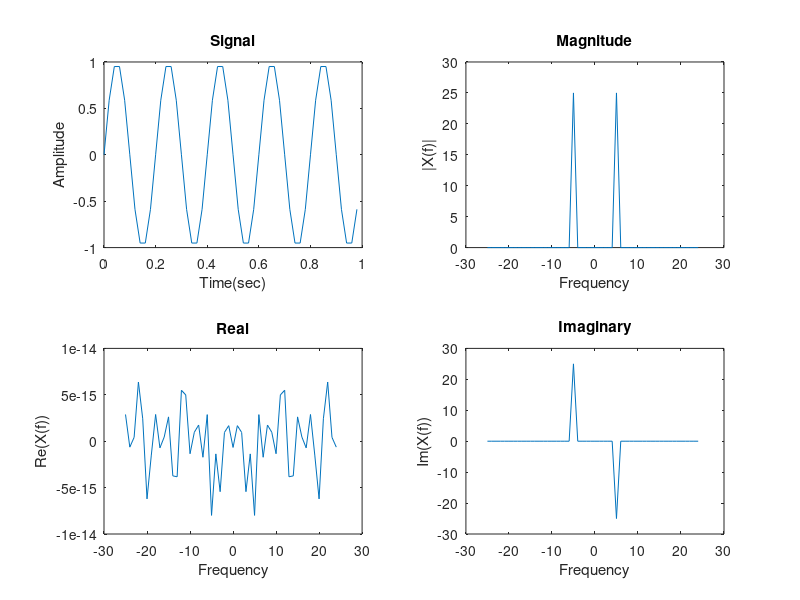
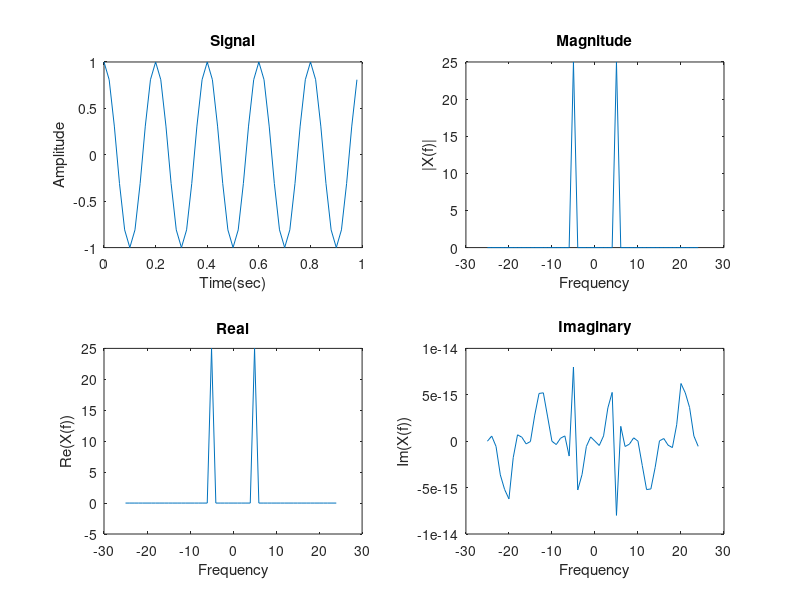
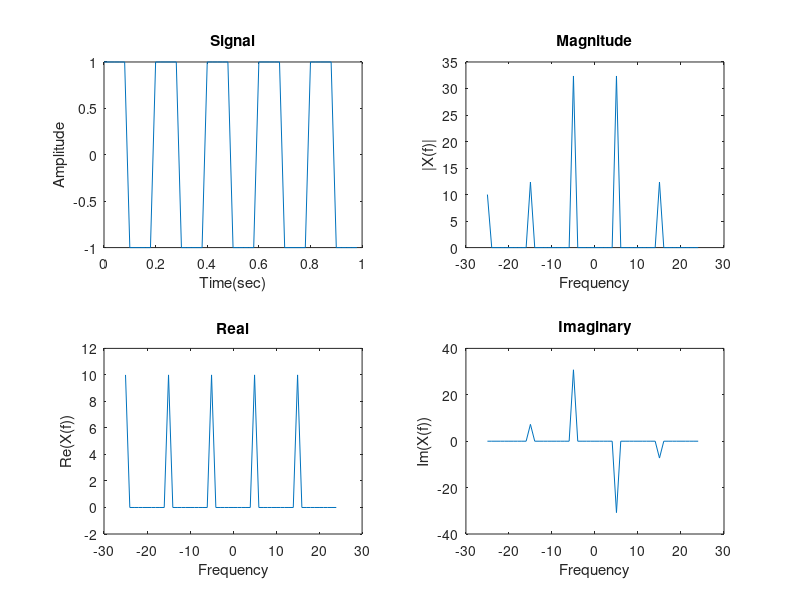
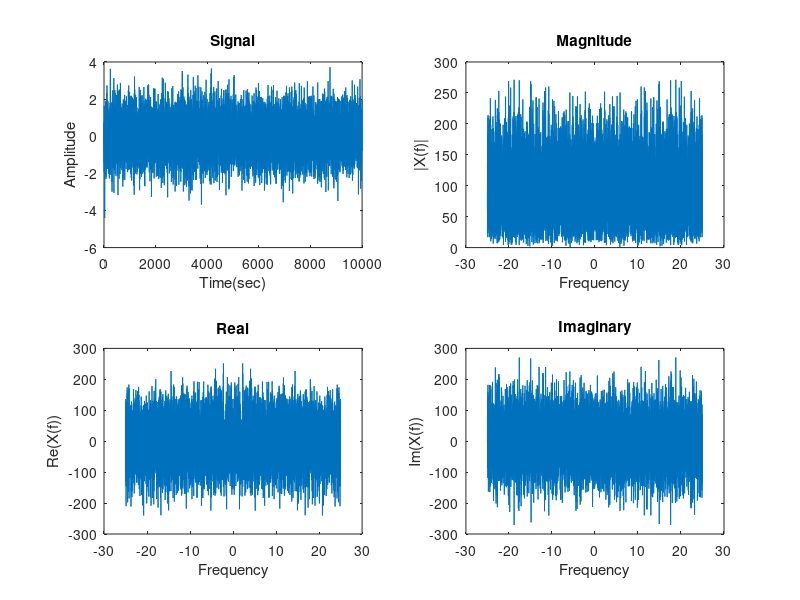

The MATLAB script that drew these images, in order:
function [  ] = DFT_Q1(  )
close all;
clc;
clear all;

% DFT of sine wave
figure('name','For sine function');
f = 5; fs = 50;
t = 0: 1/fs : 1-1/fs;
x_sin = sin(2*pi*f*t);
N = length(x_sin);
fr = (-N/2 : N/2-1)*fs/N;
%fr = (1 : N)*fs/N;
xf = ifftshift(fft(x_sin));
subplot(221); plot(t, x_sin); title('Signal'); xlabel('Time(sec)'); ylabel('Amplitude');
subplot(222); plot(fr, abs(xf)); title('Magnitude'); xlabel('Frequency'); ylabel('|X(f)|');
subplot(223); plot(fr, real(xf)); title('Real'); xlabel('Frequency'); ylabel('Re(X(f))');
subplot(224); plot(fr, imag(xf)); title('Imaginary'); xlabel('Frequency'); ylabel('Im(X(f))');


% ===============================================================

% DFT of cosine 
figure('name','For cosine');
x_cos = cos(2*pi*f*t);
N = length(x_cos);
fr = (-N/2 : N/2-1)*fs/N;
%fr = (1 : N)*fs/N;
xf_cos = ifftshift(fft(x_cos));
subplot(221); plot(t, x_cos); title('Signal'); xlabel('Time(sec)'); ylabel('Amplitude');
subplot(222); plot(fr, abs(xf_cos)); title('Magnitude'); xlabel('Frequency'); ylabel('|X(f)|');
subplot(223); plot(fr, real(xf_cos)); title('Real'); xlabel('Frequency'); ylabel('Re(X(f))');
subplot(224); plot(fr, imag(xf_cos)); title('Imaginary'); xlabel('Frequency'); ylabel('Im(X(f))');


% DISCUSSION
%The magnitude spectum of cosine and sine is same, while, but there is
%diffrence in the phase spectrum and real part as cosine and sine are outof
%phase each other 90 degree
%
%
%==================================================================
%DFT of Square
figure('name','For Square');
x_squar = square(2*f*pi*t); % generate square wave
N = length(x_squar);
fr = (-N/2 : N/2-1)*fs/N;
%fr = (1 : N)*fs/N;
xf_square = ifftshift(fft(x_squar));
subplot(221); plot(t, x_squar); title('Signal'); xlabel('Time(sec)'); ylabel('Amplitude');
subplot(222); plot(fr, abs(xf_square)); title('Magnitude'); xlabel('Frequency'); ylabel('|X(f)|');
subplot(223); plot(fr, real(xf_square)); title('Real'); xlabel('Frequency'); ylabel('Re(X(f))');
subplot(224); plot(fr, imag(xf_square)); title('Imaginary'); xlabel('Frequency'); ylabel('Im(X(f))');

% the DFT of the SQUARE WAVE IS like sinc function although it is not a
% perfect sinc

% ================================================================
%DFT of Guassian noice
figure('name','For Guassian Noise');
N = 10000; 
X = randn(1,N);
t=1:N;
% X_mean = mean(X);
% x_std = std(X);
fr = (-N/2 : N/2-1)*fs/N;
%fr = (1 : N)*fs/N;
xf_square = ifftshift(fft(X));

subplot(221); plot(t, X); title('Signal'); xlabel('Time(sec)'); ylabel('Amplitude');
subplot(222); plot(fr, abs(xf_square)); title('Magnitude'); xlabel('Frequency'); ylabel('|X(f)|');
subplot(223); plot(fr, real(xf_square)); title('Real'); xlabel('Frequency'); ylabel('Re(X(f))');
subplot(224); plot(fr, imag(xf_square)); title('Imaginary'); xlabel('Frequency'); ylabel('Im(X(f))');

% As can be seen from the DFT of GUASSIAN NOISE covers the whole spectrum
% as it is a whilte noise distributed over the whole frequency spectrum.
end

